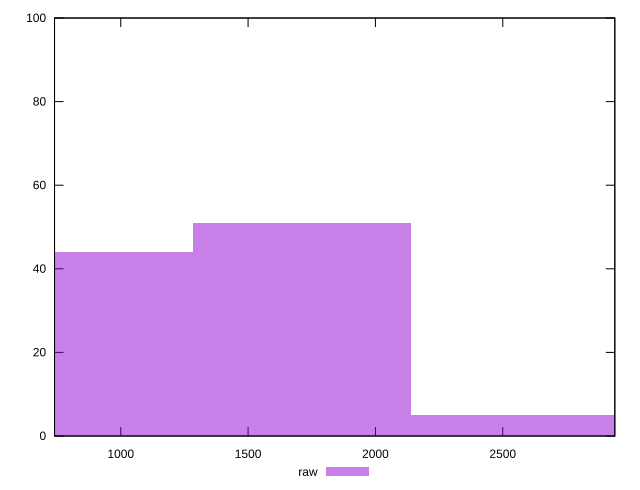

Recreate this plot in gnuplot.
reset

$raw <<EOF
1711.2739062981664 51
855.6369531490832 44
2566.9108594472495 5
EOF

set key outside below
set boxwidth 855.6369531490832
set xrange [740:2940]
set yrange [0:100]
set trange [0:100]
set style fill transparent solid 0.5 noborder
set terminal svg size 640, 490 enhanced background rgb 'white'
set output "reports/report_00028_2021-02-24T12-49-42.674Z/uses-http2/samples/card/raw/histogram.svg"

plot $raw title "raw" with boxes

reset
